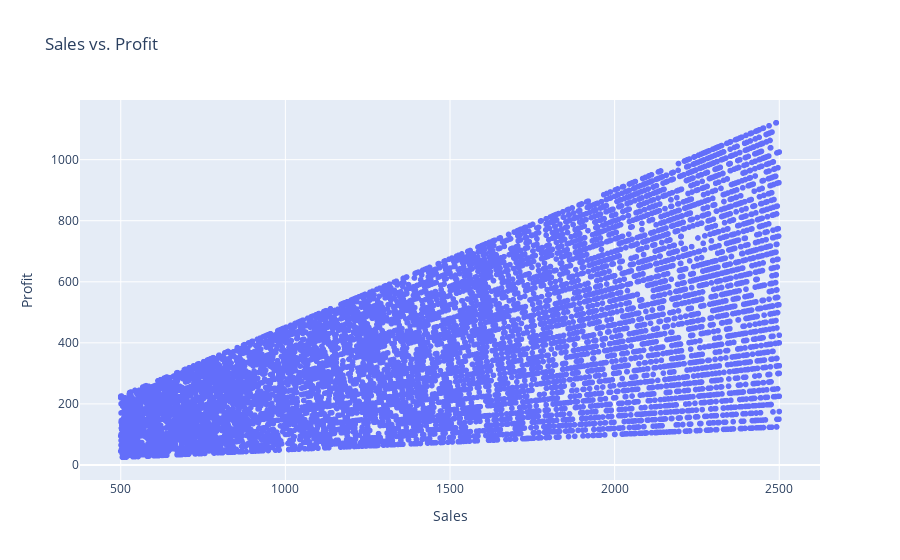

The notebook cell saved with this chart:
### Code cell
# scatterplot of sales and profit
fig = px.scatter(df, x='Sales', y='Profit', title='Sales vs. Profit')
fig.show()

### Figure 1 — Plotly figure (JSON) as saved in the notebook; plotly's stock layout.template omitted (floating-point values rounded to 4 significant figures; data arrays with more than 128 entries replaced by an {"elided": "..."} marker saying what was removed)
{"data": [{"hovertemplate": "Sales=%{x}<br>Profit=%{y}<extra></extra>", "legendgroup": "", "marker": {"color": "#636efa", "symbol": "circle"}, "mode": "markers", "name": "", "showlegend": false, "type": "scattergl", "x": {"elided": "9994 int values"}, "xaxis": "x", "y": {"elided": "9994 float values"}, "yaxis": "y"}], "layout": {"autosize": true, "legend": {"tracegroupgap": 0}, "title": {"text": "Sales vs. Profit"}, "xaxis": {"anchor": "y", "autorange": true, "domain": [0, 1], "range": [379.0, 2621.0], "title": {"text": "Sales"}, "type": "linear"}, "yaxis": {"anchor": "x", "autorange": true, "domain": [0, 1], "range": [-65.17, 1211.0], "title": {"text": "Profit"}, "type": "linear"}}}
